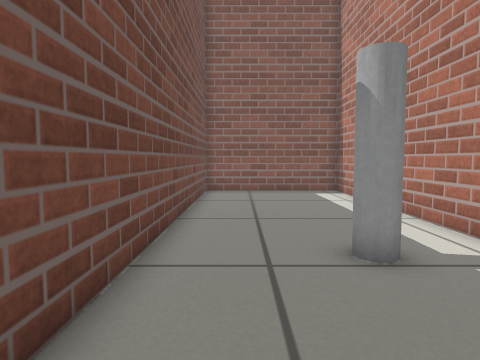
[1] (above)

16 first-person views from a walk through a Gazebo world. The camera is 0.44 m above the floor, tilts 4° down and sees 75° across. The floor is counted in squares, 0.25 m on a side. Each view is taken from the middle of a square. On the plan, view 1 faces up. The plan holds only what a view shows up to about 16 squares ahead; the rest is blank. Robots are left out.

[2]
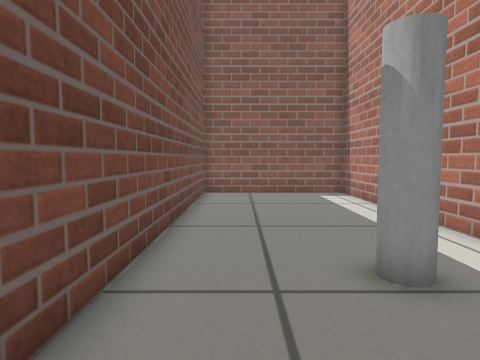

[3]
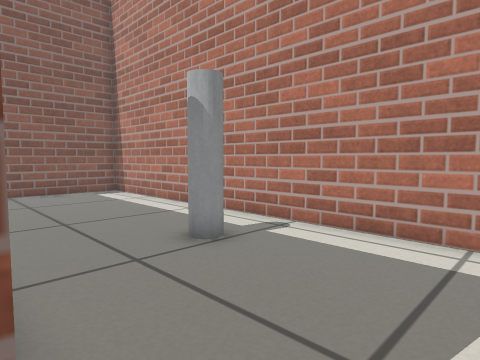

[4]
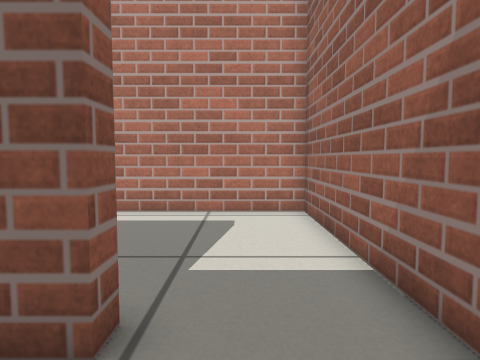

[5]
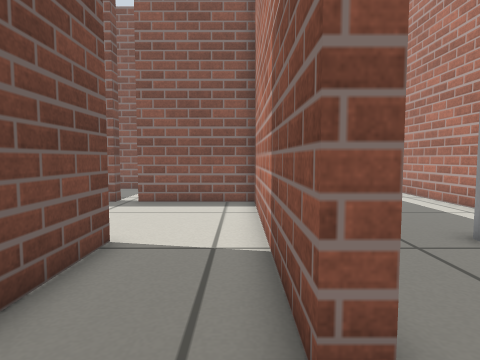

[6]
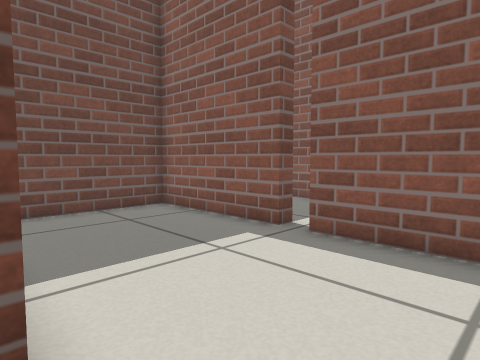

[7]
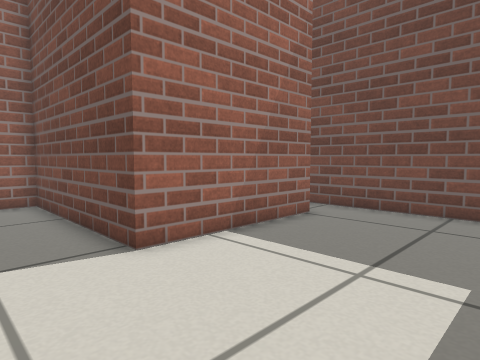

[8]
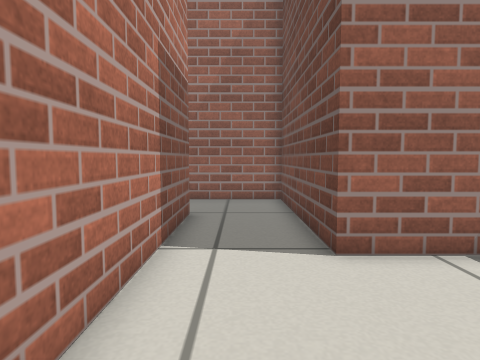

[9]
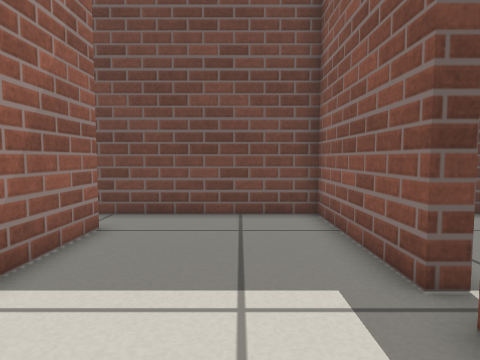

[10]
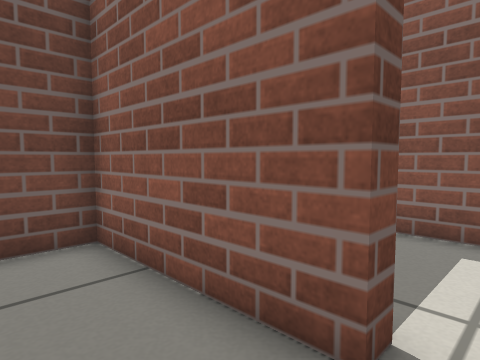

[11]
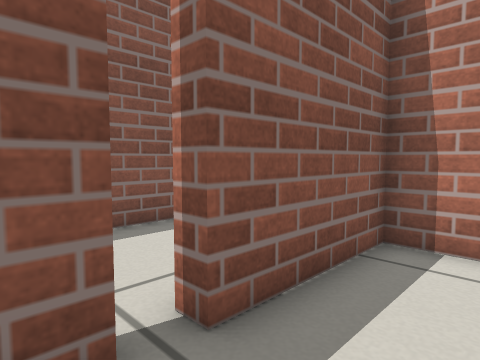

[12]
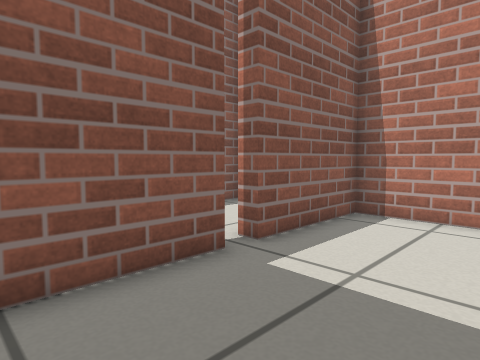

[13]
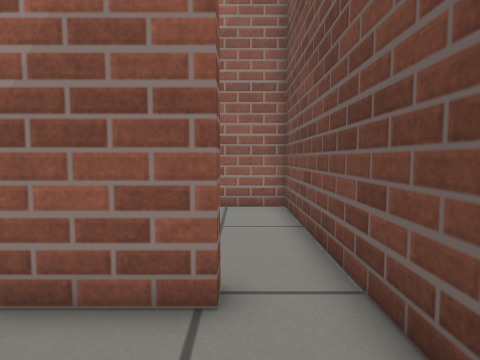

[14]
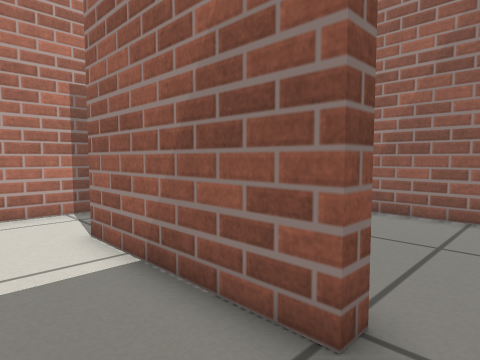

[15]
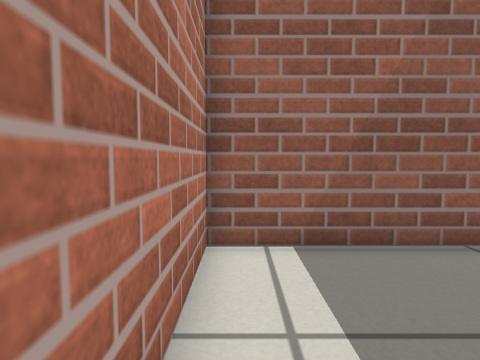

[16]
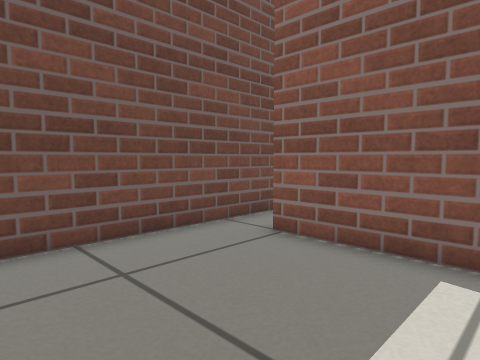

### Floor plan
Points are (right, up) in squares from view 1. A wall is a line through its corners. A room is listed if a view was taken in it or the views show most of it. See-through windows are left out.
Room 1 (views 1, 2, 3)
walls: (-1.8, 1.3) (-2.4, 1.3); (-2.5, -2.1) (5.2, -2.1) (5.2, 16.7) (-1.8, 16.7) (-1.8, 2.2)
ways out: opening at (-2, 0) to room 2
objects: grey pole (2, 5) to (3, 6)
Room 2 (views 4, 5, 6, 7, 8, 9, 10, 11, 12, 13, 14)
walls: (-8, 11.4) (-13.6, 11.4) (-13.6, 5.4); (-11.7, 5.5) (-5.7, 5.5) (-5.7, -2.1) (-2.5, -2.1); (-2.4, 1.3) (-2.4, 11.4) (-7.1, 11.4)
ways out: opening at (-2, 0) to room 1; opening at (-12.5, 5) to room 3; gap at (-7.5, 12)
Room 3 (views 15, 16)
walls: (-7.6, 4.9) (-11.7, 4.9) (-11.7, 5.5); (-13.6, 5.4) (-13.6, -2.1) (-6.3, -2.1) (-6.3, 3.3)
ways out: opening at (-12.5, 5) to room 2

Positions as (right, up) in squares from view 1, and headings:
1: (0, 0), facing up
2: (0, 1), facing up
3: (-2, 0), facing up-right
4: (-5, 0), facing right
5: (-3, -1), facing up
6: (-3, 5), facing up-left
7: (-3, 11), facing down-left
8: (-4, 11), facing down
9: (-4, 9), facing left
10: (-7, 9), facing up-left
11: (-9, 9), facing up-right
12: (-12, 7), facing up-right
13: (-12, 9), facing down
14: (-13, 8), facing down-right
15: (-7, 4), facing down
16: (-7, -1), facing up-left
